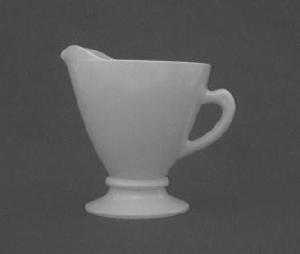
#> input picture cv-course/Gradient & Edge Detection/teacup.jpg, 300 x 254 px
$ python sobel.py --image teacup.jpg   (older library calls are emulated)
#> lines starting #> are read from the running program, lines starting #| are printed output that depends on the picture
import argparse
import cv2

ap = argparse.ArgumentParser()
ap.add_argument("-i", "--image", required=True, help="Path to the image")
args = vars(ap.parse_args())

# load the image, convert it to grayscale and display the original image
image = cv2.imread(args["image"])
#> image is the input picture: shape (254, 300, 3); min 62, max 199, mean 89.6
gray = cv2.cvtColor(image, cv2.COLOR_BGR2GRAY)
cv2.imshow("Original", image)

# compute gradients along the X and Y axis, respectively
gX = cv2.Sobel(gray, ddepth=cv2.CV_64F, dx=1, dy=0)
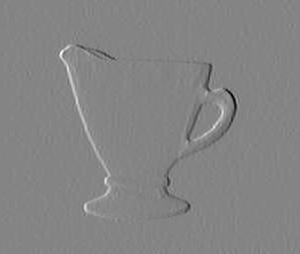
#> gX: shape (254, 300) float64; min -311, max 286, mean 0; drawn with min black and max white
gY = cv2.Sobel(gray, ddepth=cv2.CV_64F, dx=0, dy=1)
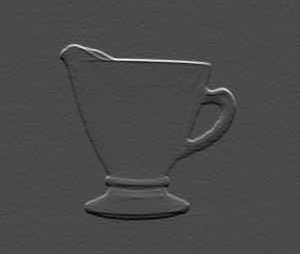
#> gY: shape (254, 300) float64; min -188, max 460, mean 0.1; drawn with min black and max white

# the "gX" and "gY" images are now of the floating point data type,
# so we need to take care to convert them back to an unsigned 8 bit
# integer representation so other OpenCV functions can utilize them
gX = cv2.convertScaleAbs(gX)
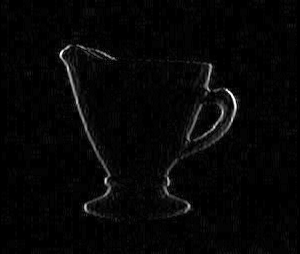
#> gX: shape (254, 300); min 0, max 255, mean 6
gY = cv2.convertScaleAbs(gY)
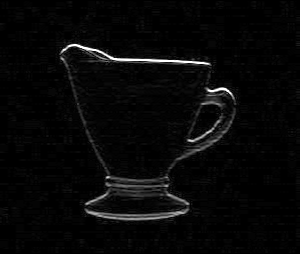
#> gY: shape (254, 300); min 0, max 255, mean 7.9

# combine the sobel X and Y representation into a single image
sobelCombined = cv2.addWeighted(gX, 0.5, gY, 0.5, 0)
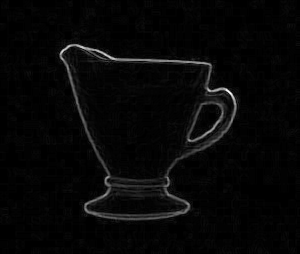
#> sobelCombined: shape (254, 300); min 0, max 255, mean 6.9

# show our output image
cv2.imshow("Sobel X", gX)
cv2.imshow("Sobel Y", gY)
cv2.imshow("Sobel Combined", sobelCombined)
cv2.waitKey(0)
